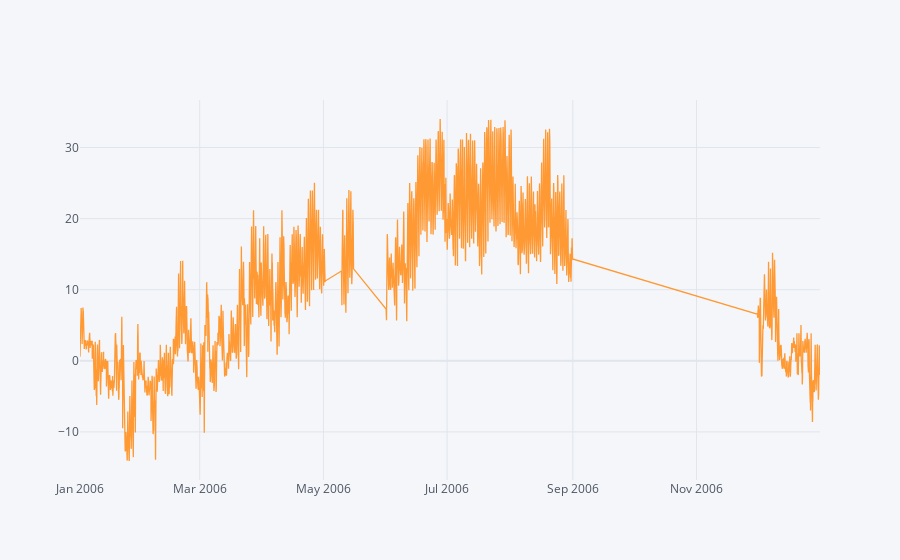

Notebook source saved alongside this figure:
### Markdown cell above
## EXPLORATORY DATA ANALYSIS

### Code cell
df1.iplot(y='Temperature (C)');

### Figure 1 — Plotly figure (JSON) as saved in the notebook; plotly's stock layout.template omitted (floating-point values rounded to 4 significant figures; data arrays with more than 128 entries replaced by an {"elided": "..."} marker saying what was removed)
{"data": [{"line": {"color": "rgba(255, 153, 51, 1.0)", "dash": "solid", "shape": "linear", "width": 1.3}, "mode": "lines", "name": "Temperature (C)", "text": "", "type": "scatter", "x": {"elided": "5999 str values"}, "y": {"elided": "5999 float values"}}], "layout": {"autosize": true, "legend": {"bgcolor": "#F5F6F9", "font": {"color": "#4D5663"}}, "paper_bgcolor": "#F5F6F9", "plot_bgcolor": "#F5F6F9", "title": {"font": {"color": "#4D5663"}}, "xaxis": {"autorange": true, "gridcolor": "#E1E5ED", "range": ["2005-12-31 23:00", "2006-12-31 22:00"], "showgrid": true, "tickfont": {"color": "#4D5663"}, "title": {"font": {"color": "#4D5663"}, "text": ""}, "type": "date", "zerolinecolor": "#E1E5ED"}, "yaxis": {"autorange": true, "gridcolor": "#E1E5ED", "range": [-16.76, 36.68], "showgrid": true, "tickfont": {"color": "#4D5663"}, "title": {"font": {"color": "#4D5663"}, "text": ""}, "type": "linear", "zerolinecolor": "#E1E5ED"}}}
